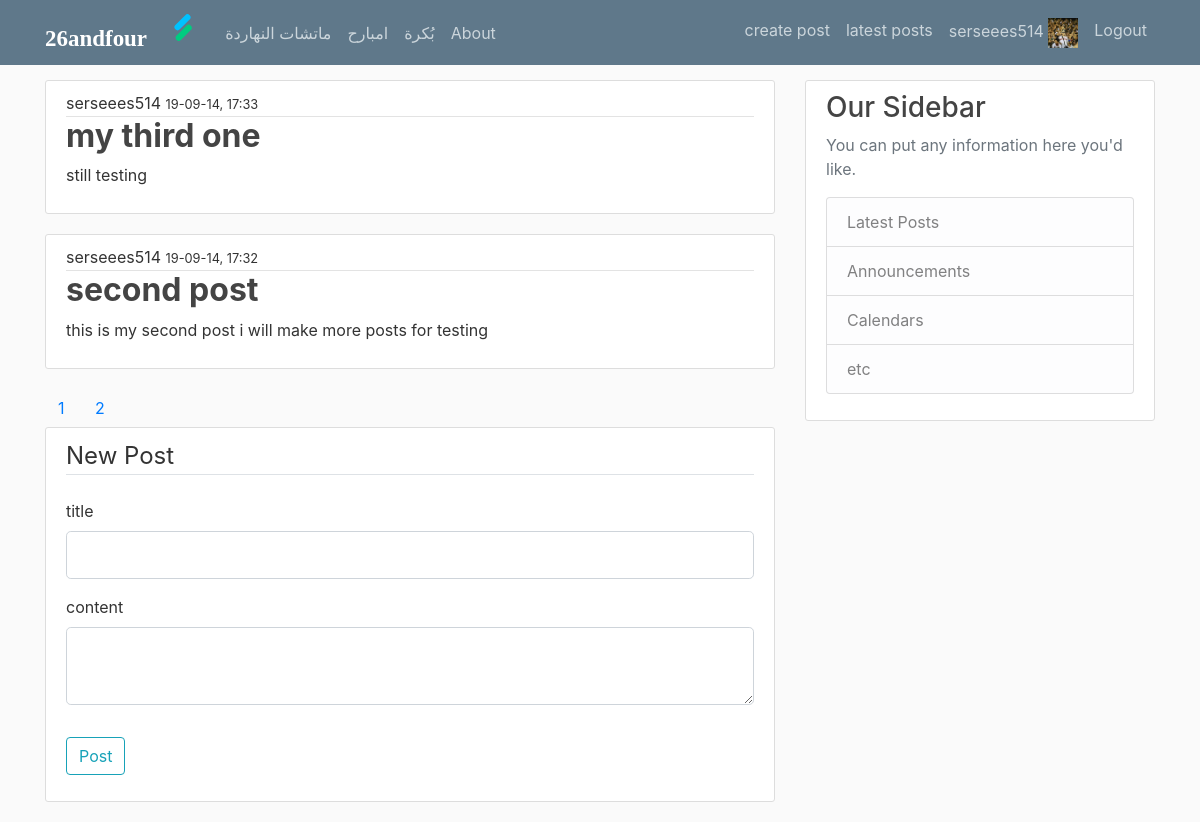
/posts (signed in), run on the app's committed database.
### mysite/models.py (models this page shows, shortened)
class User(db.Model, UserMixin):
    id = db.Column(db.Integer, primary_key=True)
    name = db.Column(db.String(20), nullable=False)
    email = db.Column(db.String(50), nullable=False)
    password = db.Column(db.String(20), nullable=False)
    p_img = db.Column(db.String(8), nullable=False, default="3zma.jpg")
    posts = db.relationship("Post", backref='author', lazy=True)

class Post(db.Model):
    id = db.Column(db.Integer, primary_key=True)
    title = db.Column(db.String(60), nullable=False)
    post = db.Column(db.String(250), nullable=False)
    date = db.Column(db.DateTime, nullable=False, default=datetime.utcnow)
    user_id = db.Column(db.Integer, db.ForeignKey('user.id'), nullable=False)

### mysite/routes.py (the view)
@app.route("/posts", methods=['GET', 'POST'])
def posts():
    page = request.args.get('page', 1, type=int)
    p_posts = Post.query.order_by(Post.date.desc()).paginate(page=page, per_page=2)
    form = Postform()
    if form.validate_on_submit():
        p_post = Post(title=form.title.data, post=form.content.data, author=current_user)
        db.session.add(p_post)
        db.session.commit()
        flash("ur post has been created ", "success")
        return redirect(url_for('posts'))
    return render_template('posts.html', posts=p_posts, form=form)

### mysite/forms.py
class Postform(FlaskForm):
    title = StringField("title", validators=[DataRequired()])
    content = TextAreaField("content", validators=[DataRequired()])
    submit = SubmitField('Post')

### mysite/models.py (called while the page is built)
@login_manager.user_loader
def load_user(user_id):
    return User.query.get(int(user_id))

### mysite/templates/posts.html (shortened to what this page needs)
{% extends "layout.html" %}
{% block content %}
    {% for post in posts.items %}
        <article class="media content-section" al>
          <div class="media-body">
            <div class="article-metadata" align="left">
              {{ post.author.name }}
                <small>{{ post.date.strftime("%y-%m-%d, %H:%M") }}</small>
            </div>
              <h2 align="left"><a class="article-title" ><strong>{{ post.title }}</strong></a></h2>
              <p class="article-content" align="left">{{ post.post }}</p>
          </div>
        </article>
    {% endfor %}
    {% for n in posts.iter_pages() %}
        <a class="btn" href="{{url_for('posts',page=n)}}">{{n}}</a>
    {%endfor%}
    {% if current_user.is_authenticated %}
            <div class="content-section">
                <form method="POST" action="">
                    <fieldset class="form-group">
                        <legend class="border-bottom mb-4">New Post</legend>
                        <div class="form-group">
                            {{ form.title.label(class="form-control-label") }}
                            {% if form.title.errors %}
                                {{ form.title(class="form-control form-control-lg is-invalid") }}
                                <div class="invalid-feedback">
                                    {% for error in form.title.errors %}
                                        <span>{{ error }}</span>
                                    {% endfor %}
                                </div>
                            {% else %}
                                {{ form.title(class="form-control form-control-lg") }}
                            {% endif %}
                        </div>
                        <div class="form-group">
                            {{ form.content.label(class="form-control-label") }}
                            {% if form.content.errors %}
                                {{ form.content(class="form-control form-control-lg is-invalid") }}
                                <div class="invalid-feedback">
                                    {% for error in form.content.errors %}
                                        <span>{{ error }}</span>
                                    {% endfor %}
                                </div>
                            {% else %}
                                {{ form.content(class="form-control form-control-lg") }}
                            {% endif %}
                        </div>
                    </fieldset>
                    <div class="form-group">
                        {{ form.submit(class="btn btn-outline-info") }}
                    </div>
                </form>
            </div>
    {% endif %}
{% endblock content %}

### mysite/templates/layout.html (shortened to what this page needs)
<!DOCTYPE html>
<html>
<head>
    <link rel="stylesheet" href="https://maxcdn.bootstrapcdn.com/bootstrap/4.0.0/css/bootstrap.min.css">
    <link rel="stylesheet" type="text/css" href="{{ url_for('static', filename='main.css') }}">
</head>
<body>
    <header class="site-header">
      <nav class="navbar navbar-expand-md navbar-dark bg-steel fixed-top">
        <div class="container">
          <a class="navbar-brand mr-4" href="/"><img src="{{url_for('static',filename='images/logo-white.svg')}}" alt="logo">
          </a>
          <div class="collapse navbar-collapse" id="navbarToggle">
            <div class="navbar-nav mr-auto">
              <a class="nav-item nav-link" href="{{ url_for('home') }}">ماتشات النهاردة</a>
              <a class="nav-item nav-link" href="{{ url_for('yesterday') }}">امبارح</a>
              <a class="nav-item nav-link" href="{{ url_for('tomorrow') }}">بُكرة</a>
              <a class="nav-item nav-link" href="{{ url_for('about') }}">About</a>
            </div>
            <div class="navbar-nav">
                {% if current_user.is_authenticated %}
                    <a class="nav-item nav-link" href="{{ url_for('post') }}">create post</a>
                    <a class="nav-item nav-link" href="{{ url_for('posts') }}">latest posts</a>
                    <a class="nav-item nav-link" href="{{ url_for('account') }}">{{ current_user.name }}
                     <img src='{{url_for("static",filename="images/"+current_user.p_img)}}' height="30" width="30">
                    </a>
                    <a class="nav-item nav-link" href="{{ url_for('logout') }}">Logout</a>
                {% else %}
                  <a class="nav-item nav-link" href="{{ url_for('login') }}">Login</a>
                  <a class="nav-item nav-link" href="{{ url_for('register') }}">Register</a>
                {% endif %}
            </div>
          </div>
        </div>
      </nav>
    </header>
    <main role="main" class="container">
      <div class="row">
        <div class="col-md-8">
          {% block content %}{% endblock %}
        </div>
        <div class="col-md-4">
          <div class="content-section">
            <h3>Our Sidebar</h3>
            <p class='text-muted'>You can put any information here you'd like.
              <ul class="list-group">
                <li class="list-group-item list-group-item-light">Latest Posts</li>
                <li class="list-group-item list-group-item-light">Announcements</li>
                <li class="list-group-item list-group-item-light">Calendars</li>
                <li class="list-group-item list-group-item-light">etc</li>
              </ul>
            </p>
          </div>
        </div>
      </div>
    </main>
</body>
</html>

### mysite/static/main.css (style rules this page uses)
body { background: #fafafa; color: #333333; margin-top: 5rem; }
h1, h2, h3, h4, h5, h6 { color: #444444; }
.bg-steel { background-color: #5f788a; }
.site-header .navbar-nav .nav-link { color: #cbd5db; }
.content-section { background: #ffffff; padding: 10px 20px; border: 1px solid #dddddd; border-radius: 3px; margin-bottom: 20px; }
.article-title { color: #444444; }
.article-content { white-space: pre-line; }
.article-metadata { padding-bottom: 1px; toggler-imargin-bottom: 4px; border-bottom: 1px solid #e3e3e3 }

### data on the page
User: name "serseees514", p_img (picture)
Post: author.name "serseees514", date "19-09-14, 17:33", title "my third one", post "still testing"
Post: author.name "serseees514", date "19-09-14, 17:32", title "second post", post "this is my second post i will make more posts for testing"

### other printed values
{{ n }} "1" "2"
